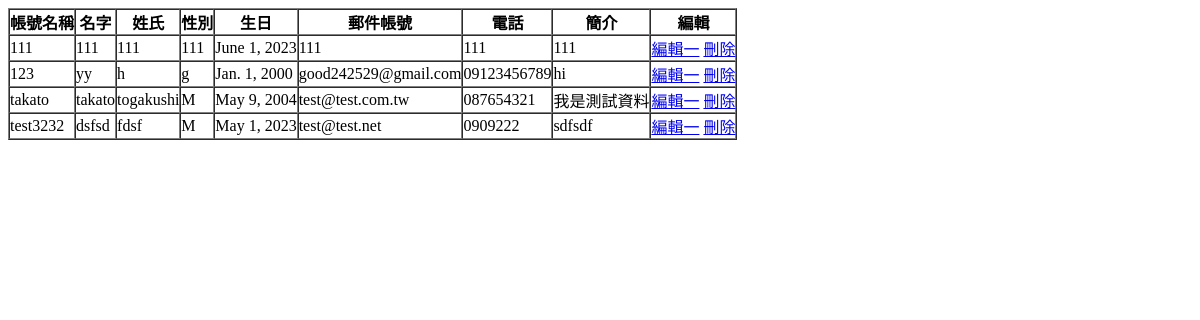
/showdata/, run on an earlier commit of the app's database.
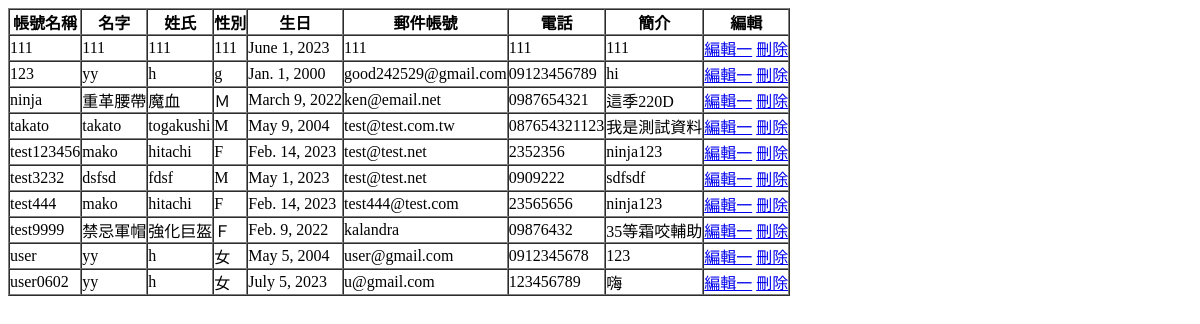
And on a later commit of the database.
### baseapp/models.py (models this page shows, shortened)
class basedata(models.Model):
    username = models.CharField(max_length=20,null = False,primary_key = True)
    photo = models.ImageField(upload_to='photo/',blank=False,default="image/logo.png")
    fname = models.CharField(max_length=20, null=False)
    lname = models.CharField(max_length = 20, null=False)
    sex = models.CharField(max_length=2, default='M', null=False)
    birthday = models.DateField(null=False)
    email = models.EmailField(max_length=100, blank=True, default='')
    phone = models.CharField(max_length=50, blank=True, default='')
    info = models.CharField(max_length=255,blank=True, default='')

### baseapp/views.py (the view)
# urls.py: path('showdata/',views.showdata),
def showdata(request):
	data = basedata.objects.all().order_by('username')
	return render(request,'showdata.html',locals())

### templates/showdata.html (shortened to what this page needs)
<form action="." method="POST" name="form1">
    <table border="1" cellpadding="0" cellspacing="0">
        <th>帳號名稱</th><th>名字</th><th>姓氏</th>
        <th>性別</th><th>生日</th><th>郵件帳號</th><th>電話</th><th>簡介</th><th>編輯</th>
        {% for data in data %}
            <tr>
                <td>{{ data.username }} </td>
                <td>{{ data.fname }} </td>
                <td>{{ data.lname }} </td>
                <td>{{ data.sex}} </td>
                <td>{{ data.birthday }} </td>
                <td>{{ data.email }} </td>
                <td>{{ data.phone}} </td>
                <td>{{ data.info }} </td>
                <td>
                    <a href="/edit/{{data.username}}/" title="編輯一">編輯一</a>
                    <a href="/delete/{{data.username}}/" title="刪除">刪除</a>
                </td>
            </tr>
        {% endfor %}
    </table>
    </form>

What changed in the data, as far as the page shows it:
added basedata: username "ninja", fname "重革腰帶", lname "魔血", sex "Ｍ", birthday "March 9, 2022", email "ken@email.net", phone "0987654321", info "這季220D"
changed basedata "takato": phone "087654321" → "087654321123"
added basedata: username "test123456", fname "mako", lname "hitachi", sex "F", birthday "Feb. 14, 2023", email "test@test.net", phone "2352356", info "ninja123"
added basedata: username "test444", fname "mako", lname "hitachi", sex "F", birthday "Feb. 14, 2023", email "test444@test.com", phone "23565656", info "ninja123"
added basedata: username "test9999", fname "禁忌軍帽", lname "強化巨盔", sex "Ｆ", birthday "Feb. 9, 2022", email "kalandra", phone "09876432", info "35等霜咬輔助"
added basedata: username "user", fname "yy", lname "h", sex "女", birthday "May 5, 2004", email "user@gmail.com", phone "0912345678", info "123"
added basedata: username "user0602", fname "yy", lname "h", sex "女", birthday "July 5, 2023", email "u@gmail.com", phone "123456789", info "嗨"
